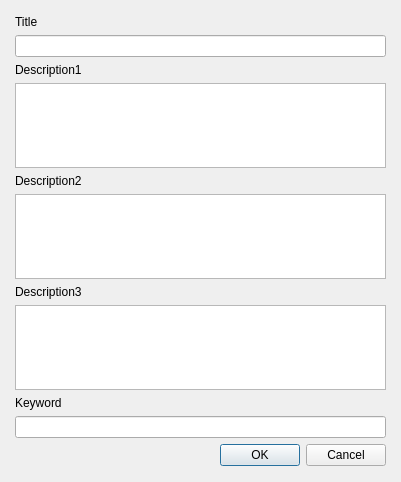
<?xml version="1.0" encoding="UTF-8"?>
<ui version="4.0">
 <class>OCC::InfoFileDialog</class>
 <widget class="QDialog" name="OCC::InfoFileDialog">
  <property name="geometry">
   <rect>
    <x>0</x>
    <y>0</y>
    <width>401</width>
    <height>482</height>
   </rect>
  </property>
  <property name="windowTitle">
   <string>Informations Mokapress</string>
  </property>
  <widget class="QWidget" name="verticalLayoutWidget">
   <property name="geometry">
    <rect>
     <x>10</x>
     <y>10</y>
     <width>381</width>
     <height>461</height>
    </rect>
   </property>
   <layout class="QVBoxLayout" name="verticalLayout">
    <property name="sizeConstraint">
     <enum>QLayout::SetDefaultConstraint</enum>
    </property>
    <property name="leftMargin">
     <number>5</number>
    </property>
    <property name="topMargin">
     <number>5</number>
    </property>
    <property name="rightMargin">
     <number>5</number>
    </property>
    <property name="bottomMargin">
     <number>5</number>
    </property>
    <item>
     <widget class="QLabel" name="titleLabel">
      <property name="text">
       <string>Title</string>
      </property>
     </widget>
    </item>
    <item>
     <widget class="QLineEdit" name="titleLineEdit"/>
    </item>
    <item>
     <widget class="QLabel" name="description1Label">
      <property name="text">
       <string>Description1</string>
      </property>
     </widget>
    </item>
    <item>
     <widget class="QTextEdit" name="descriptionTextEdit"/>
    </item>
    <item>
     <widget class="QLabel" name="description2Label">
      <property name="text">
       <string>Description2</string>
      </property>
     </widget>
    </item>
    <item>
     <widget class="QTextEdit" name="description2TextEdit"/>
    </item>
    <item>
     <widget class="QLabel" name="description3Label">
      <property name="text">
       <string>Description3</string>
      </property>
     </widget>
    </item>
    <item>
     <widget class="QTextEdit" name="description3TextEdit"/>
    </item>
    <item>
     <widget class="QLabel" name="label">
      <property name="text">
       <string>Keyword</string>
      </property>
     </widget>
    </item>
    <item>
     <widget class="QLineEdit" name="keywordLineEdit"/>
    </item>
    <item>
     <widget class="QDialogButtonBox" name="buttonBox">
      <property name="orientation">
       <enum>Qt::Horizontal</enum>
      </property>
      <property name="standardButtons">
       <set>QDialogButtonBox::Cancel|QDialogButtonBox::Ok</set>
      </property>
     </widget>
    </item>
   </layout>
  </widget>
 </widget>
 <resources/>
 <connections>
  <connection>
   <sender>buttonBox</sender>
   <signal>accepted()</signal>
   <receiver>OCC::InfoFileDialog</receiver>
   <slot>accept()</slot>
   <hints>
    <hint type="sourcelabel">
     <x>248</x>
     <y>254</y>
    </hint>
    <hint type="destinationlabel">
     <x>157</x>
     <y>274</y>
    </hint>
   </hints>
  </connection>
  <connection>
   <sender>buttonBox</sender>
   <signal>rejected()</signal>
   <receiver>OCC::InfoFileDialog</receiver>
   <slot>reject()</slot>
   <hints>
    <hint type="sourcelabel">
     <x>316</x>
     <y>260</y>
    </hint>
    <hint type="destinationlabel">
     <x>286</x>
     <y>274</y>
    </hint>
   </hints>
  </connection>
 </connections>
</ui>
